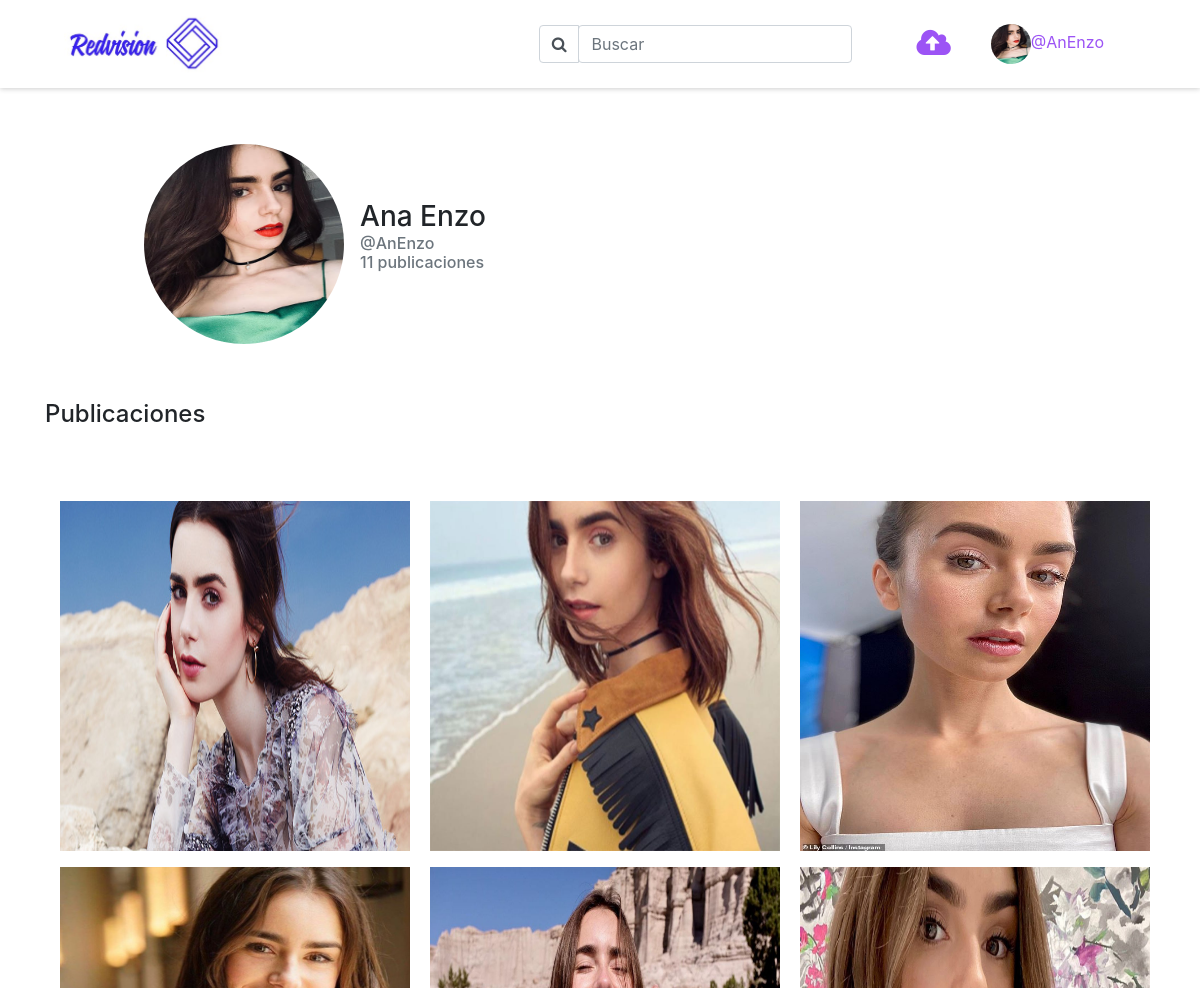
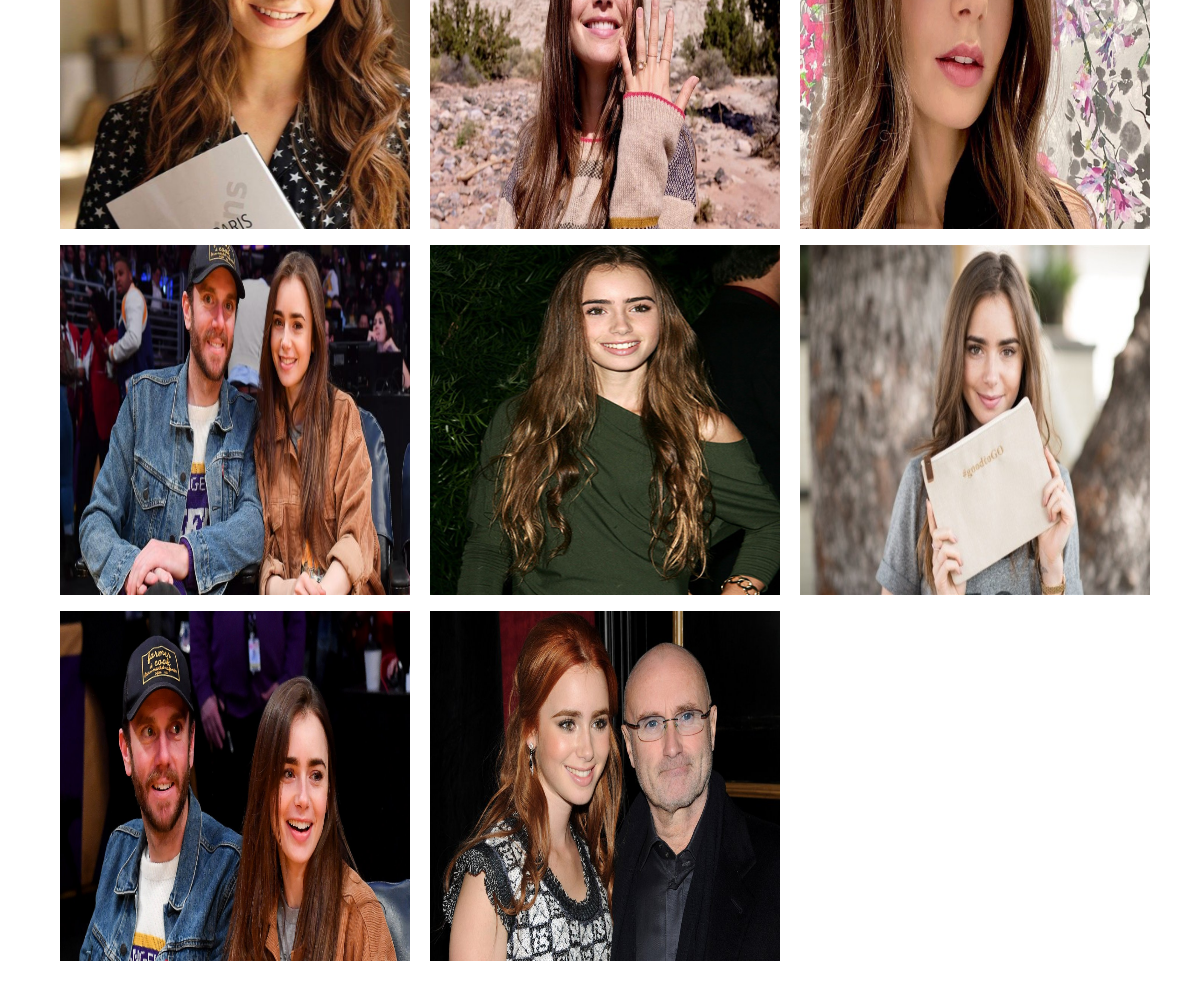
/perfil/ (signed in), run on the app's committed database (2 pictures, top to bottom).
### modelos.py (models this page shows, shortened)
class Usuarios(db.Model):
    id = db.Column(db.Integer(),primary_key=True)
    nombre = db.Column(db.String())
    apellido = db.Column(db.String())
    nombreUsuario = db.Column(db.String())
    correo = db.Column(db.String())
    contraseña = db.Column(db.String())
    fecha = db.Column(db.String())
    activo = db.Column(db.Boolean())
    imgPerfil = db.Column(db.String())

class Imagenes(db.Model):
    id = db.Column(db.Integer(),primary_key=True)
    id_usuario = db.Column(db.Integer())
    nombre = db.Column(db.String())
    descripcion = db.Column(db.String())
    url = db.Column(db.String())
    publico = db.Column(db.Boolean())
    fecha = db.Column(db.String())

### app.py (the view)
@app.route('/perfil/',methods=['GET'] )
def perfil():
    if 'nombreUsuario' in session:
        usuario = Usuarios.query.filter_by(nombreUsuario=session["nombreUsuario"]).first()
        imagenes = Imagenes.query.filter_by(id_usuario=session['id'])
        npublicaciones = 0
        for i in imagenes:
            npublicaciones +=1
        return render_template('perfil.html',imagenes = imagenes,usuario=usuario,npublicaciones = npublicaciones)
    else:
        return redirect(url_for('index'))

### templates/perfil.html (shortened to what this page needs)
{% extends 'base.html'%}
{% block body %}
    <div class="container perfil mt-5 pt-5">
        <div class="row">
            <div class="col-6 mt-5 d-flex justify-content-center align-items-center">
                <img class="redondo" src="{{url_for('static', filename=usuario.imgPerfil)}}" alt="perfil">
                <h3 class="ml-3">{{usuario.nombre}} {{usuario.apellido}} <br>
                    <p class="h6 text-muted mb-0">@{{usuario.nombreUsuario}}</p>
                    <p class="h6 text-muted mt-0">{{ npublicaciones}} publicaciones</p>
                </h3>
            </div>
        </div>
    </div>
    <div class="pt-2 mt-5 container mb-5">
        <div class="row">
            <div class="col-12">
                <h4>Publicaciones</h4>
            </div>
      </div>
  <div class="pt-5 mt-3 container-fluid mb-5">
    <div class="row">
      {% for image in imagenes %}
      <div class="col-4 mb-3">
          <img class="din4 pointer" src="{{url_for('static', filename=image.url)}} "   data-toggle="modal" data-target="#imagePerfil{{image.id}} " alt="foto"  >
      </div>
      {% endfor %}
    </div>
  </div>
{% endblock %}

### templates/base.html (shortened to what this page needs)
<!DOCTYPE html>
<html lang="es">
<head>
        <link rel="stylesheet" href="{{url_for('static', filename='assets/font-awesome-4.7.0/css/font-awesome.min.css')}}">
        <link rel="stylesheet" href="{{url_for('static', filename='assets/bootstrap/css/bootstrap.min.css')}}" />
        <link rel="stylesheet" href="{{url_for('static', filename='assets/kartik/css/fileinput.min.css')}}">
        <link rel="stylesheet" href="{{url_for('static', filename='css/index.css')}}" />
</head>
<body>
    <header>
        <nav class="navbar fixed-top menu">
          <a href="/dashboard" class="ml-5">
            <img height="70px"src="{{url_for('static', filename='img/logo.jpeg')}}" alt="logo redvision" />
          </a>
          <ul class="nav navbar justify-content-end mr-5">
            <li class="nav-item pr-3 mr-5">
              <div class="input-group">
                <div class="input-group-prepend">
                  <div class="input-group-text input-group-fondo" id="btnGroupAddon">
                    <i class="fa fa-search" aria-hidden="true"></i>
                  </div>
                </div>
                <form action="/dashboard" method="GET">
                  <input name="buscar" type="text submit" class="form-control" placeholder="Buscar" aria-label="Input group example" aria-describedby="btnGroupAddon">
                </form>
              </div>
            </li>
            <li class="nav-item mr-4" style="cursor: pointer;" data-toggle="modal" data-target="#imageUpload">
              <i class="fa fa-cloud-upload fa-2x icon-user" data-toggle="tooltip" data-placement="bottom" title="Subir Imagen" aria-hidden="true" ></i>
            </li>
                <li class="nav-item dropdown">
                <a class="nav-link dropdown-toggle text-black" data-toggle="dropdown" href="#" role="button" aria-haspopup="true" aria-expanded="false"><img height="40px" width="40px"  style="border-radius: 50%;" src="{{url_for('static', filename=usuario.imgPerfil)}}"  alt="perfil"><span class="icon-user">@{{session['nombreUsuario']}}</span></a>
              </li>
          </ul>
        </nav>
    </header>
    {% block body %}
    {% endblock %}
</body>
</html>

### static/css/index.css (style rules this page uses)
.menu { background-color: white; -webkit-box-shadow: 0px 1px 5px 0px rgba(0, 0, 0, 0.192); -moz-box-shadow: 0px 1px 5px 0px rgba(0, 0, 0, 0.192); box-shadow: 0px 1px 5px 0px rgba(0, 0, 0, 0.192); }
.icon-user { color: #9C53F5; }
.input-group-fondo { background-color: transparent !important; }
.dropdown-toggle::after { display: none; }
.redondo { border-radius: 50%; height: 200px; width: 200px; }
.din4 { position: relative; height: 350px; width: 350px; }
.pointer { cursor: pointer; }

### data on the page
Usuarios: nombreUsuario "AnEnzo", nombre "Ana", apellido "Enzo"
Imagenes: shows a picture
Imagenes: shows a picture
Imagenes: shows a picture
Imagenes: shows a picture
Imagenes: shows a picture
Imagenes: shows a picture
Imagenes: shows a picture
Imagenes: shows a picture
Imagenes: shows a picture
Imagenes: shows a picture
Imagenes: shows a picture

### other printed values
{{ npublicaciones }} "11"
